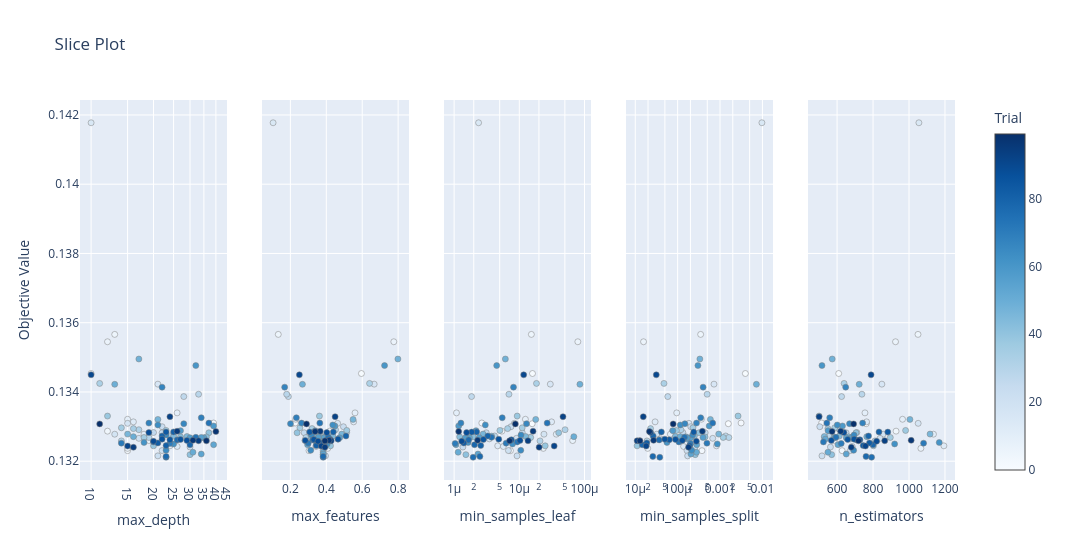
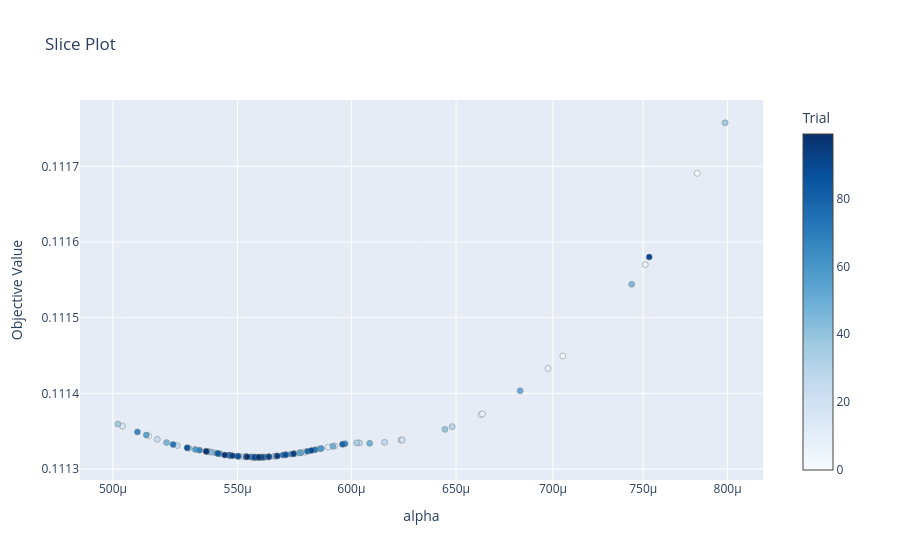
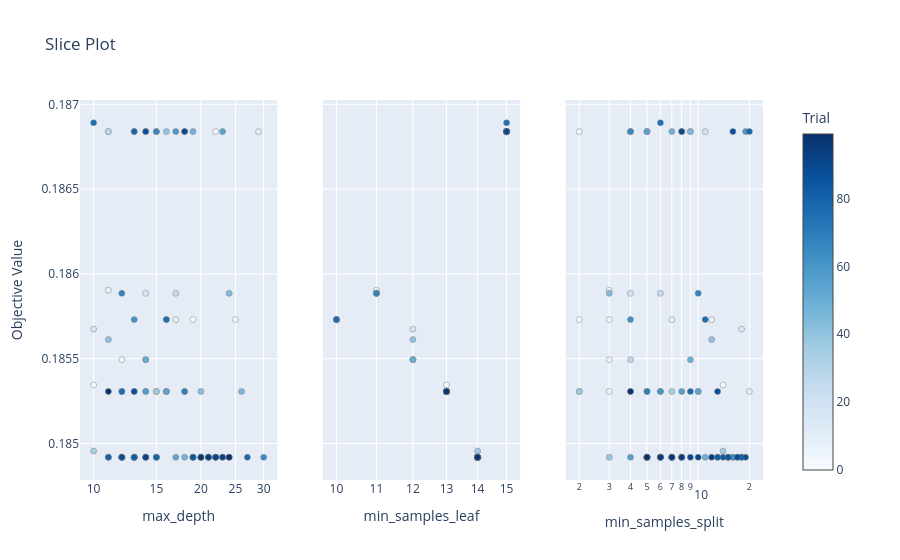
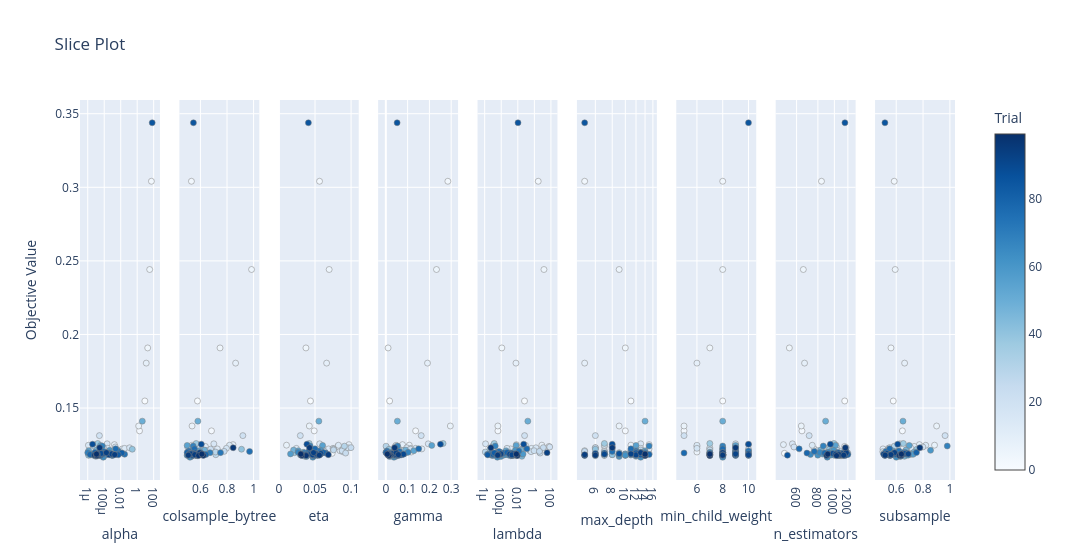

The notebook cell saved with these charts, in order:
### Markdown cell above
Les plages de recherche définies pour chaque hyperparamètre dans Optuna n'ont pas été choisies au hasard. Elles résultent d'analyses exploratoires itératives, réalisées à l’aide des graphiques `plot_slice` fournis par Optuna.

Ces visualisations permettent de comprendre l’influence de chaque hyperparamètre sur le score d’optimisation, et ainsi d’ajuster intelligemment les bornes des espaces de recherche pour les essais ultérieurs.

Pour alléger ce notebook, nous avons choisi de n’afficher que la dernière version des graphiques pour chaque modèle, correspondant aux réglages finaux retenus. Ces courbes offrent une vue synthétique de la sensibilité du modèle à ses hyperparamètres, et peuvent guider d'éventuelles itérations futures.

### Code cell
print("\nVisualisation des études Optuna pour Random Forest :")
plot_slice(random_forest_study).show()

print("\nVisualisation des études Optuna pour Lasso :")
plot_slice(lasso_study).show()

print("\nVisualisation des études Optuna pour Decision Tree :")
plot_slice(decision_tree_study).show()

print("\nVisualisation des études Optuna pour XGBoost :")
plot_slice(xgboost_study).show()
